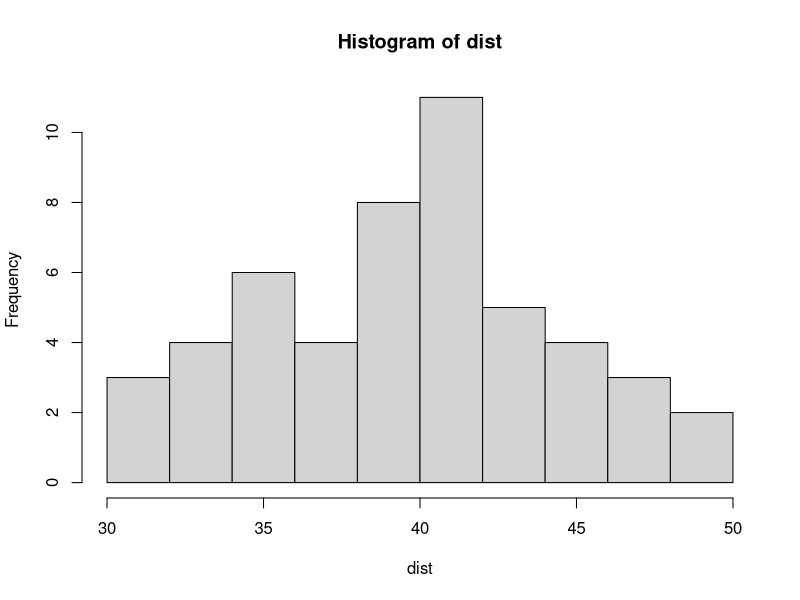
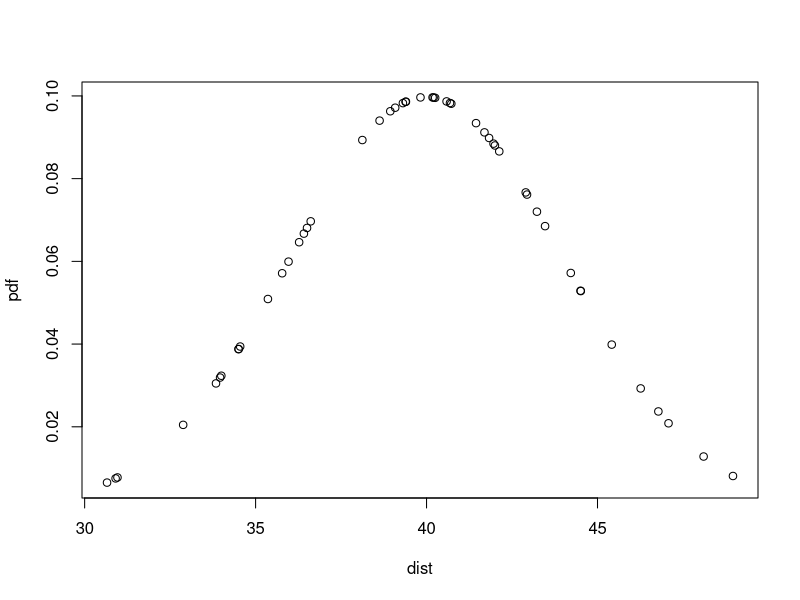
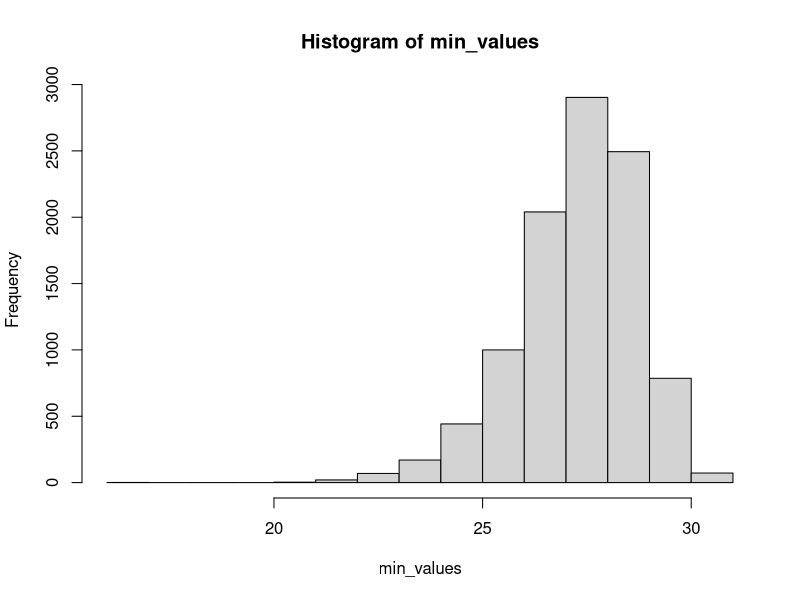

R code for these plots, in order: (Note: this script raises an error after producing the figures.)
## ---- chunk 1
n <- 50
dist <- rnorm(n, mean=40, sd=4)
hist(dist)
## ---- chunk 2
pdf <- dnorm(dist, mean=40, sd=4)
plot(dist, pdf)
## ---- chunk 3
qnorm(0.25, mean=40, sd=4)
## ---- chunk 4
pnorm(42,mean=40, sd=4)
## ---- chunk 5
B <- 10000
min_values <- replicate(B, {
  simulated_data <- rnorm(800, mean=40, sd=4)
  min(simulated_data)
})
hist(min_values)
## ---- chunk 6
mean(min_values <= 28)
## ---- chunk 7
wheel <- rep(c("Black", "Red", "Green"), c(18, 18, 2))

n <- 1000
draws <- sample(ifelse(wheel=="Red", -1, 1), n, replace = T)
profit <- sum(draws)
profit
## ---- chunk 8
n <- 1000
draws <- sample(c(-1,1), n, replace = T, prob = c(10/19,9/19))
profit <- sum(draws)
profit
## ---- chunk 9
n <- 1000
B <- 10000
avgprofit <- replicate(B, {
  draws <- sample(c(-1,1), n, replace = T, prob = c(9/19,10/19))
  sum(draws)
})
mean(avgprofit)
## ---- chunk 10
library(ggplot2)
s <- seq(min(avgprofit), max(avgprofit), length = 100)
normal_density <-data.frame(s = s, f= dnorm(s, mean(avgprofit), sd(avgprofit)))
data.frame(avgprofit = avgprofit) %>% ggplot(aes(avgprofit, ..density..)) +
  geom_histogram(color = "black", binwidth = 10) +
  ylab("Probability") +
  geom_line(data = normal_density, mapping= aes(s,f), color = "red")
## ---- chunk 11
E <- 1*(10/19)+(-1)*(9/19)
E
## ---- chunk 12
abs(1-(-1))*sqrt(9/19*10/19)
## ---- chunk 13
sum_draws <-  1000 * (1*(10/19)+(-1)*(9/19))
sum_draws
## ---- chunk 14
draw_error = sqrt(1000) * abs(1-(-1))*sqrt(9/19*10/19)
draw_error
## ---- chunk 15
pnorm(0, sum_draws, draw_error)
## ---- chunk 16
n <- 1000
l <- -200000 #loss per foreclosure
p <- 0.02
defaults <- sample(c(0,1), n, prob = c(1-p, p), replace = TRUE)
sum(defaults * l)
## ---- chunk 17
l <- -200000 #loss per foreclosure
p <- 0.02
x <- l*p/(1-p)
x
## ---- chunk 18
l <- -200000 #loss per foreclosure
p <- 0.02
x <- l*p/(1-p)
meanloss <- l*p + x*(1-p)
meanloss
## ---- chunk 19
seloss <- abs(x-l)* sqrt(p*(1-p))
seloss
## ---- chunk 20
z <- qnorm(0.01)
z
## ---- chunk 21
n <- 1000
l <- -200000 #loss per foreclosure
p <- 0.02
z <- qnorm(0.01)
x <- -l*(n*p - z*sqrt(n*p*(1-p)))/ (n*(1-p) + z*sqrt(n*p*(1-p)))
x
## ---- chunk 22
l <- -200000 #loss per foreclosure
p <- 0.02
x <- 6249.181
meanloss <- l*p + x*(1-p)
meanloss #avg profit per loan
## ---- chunk 23
l <- -200000 #loss per foreclosure
p <- 0.02
x <- 6249.181
meanloss <- l*p + x*(1-p)
meanloss * 1000
## ---- chunk 24
l <- -200000 #loss per foreclosure
p <- 0.02
x <- 6249.181
mean <- 2124.197
se <- abs(x-l)* sqrt(p*(1-p))
se
## ---- chunk 25
z <- qnorm(0.01)
mean <- 2124.197
se <-28874.89
n <- z^2*se^2/mean^2
n
## ---- chunk 26
r <-0.05  
x <- r * 180000 
l <- -200000 
p <- 0.04
n <- ceiling((z^2*(abs(x-l))^2*p*(1-p))/(l * p + x * (1-p))^2)
n
## ---- chunk 27
r <-0.05  
x <- r * 180000 
l <- -200000 
p <- 0.04
n <- 22163
n * (l *p + x * (1-p))
## ---- chunk 28
r <-0.05  
x <- r * 180000 
l <- -200000 
p <- 0.04
n <- 22163
profit <- replicate(B, {
  draws <- sample( c(x, l), n, prob = c(1-p,p), replace= TRUE)
  sum(draws)
})
print(mean(profit))
print(mean(profit<0))
## ---- chunk 29
r <-0.05  
x <- r * 180000 
l <- -200000 
n <- 22163
profit2 <- replicate(B, {
  new_p <- 0.04 + sample(seq(-0.01,0.01, length= 100), 1)
  draws <- sample( c(x, l), n, prob = c(1-new_p,new_p), replace= TRUE)
  sum(draws)
})
print(mean(profit2))
print(mean(profit2<0))
print(mean(profit2 < -10000000))
print(sd(profit2)/sqrt(n))
